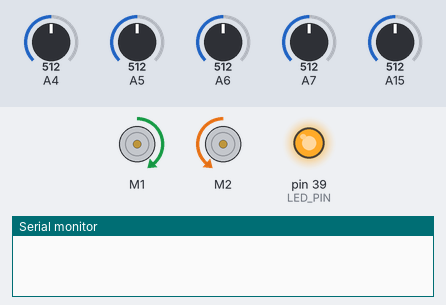
A sketch run on a simulated Arduino Mega 2560, built with avr-gcc and run on an emulated ATmega2560. Shown: 2 × DC motor (green arrow = forward, orange = backward, longer = faster), output pins drawn as LEDs (lit = HIGH), the last lines printed to the serial monitor. The test bench sets the inputs (shaded band); at power-on: A4 = 512, A5 = 512, A6 = 512, A7 = 512, A15 = 512.

Above: at 10.1 s.
At 20.7 s:
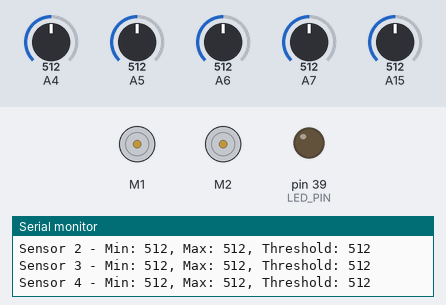
Timing chart, 0 to 27.6 s (numbered marks = the images above):
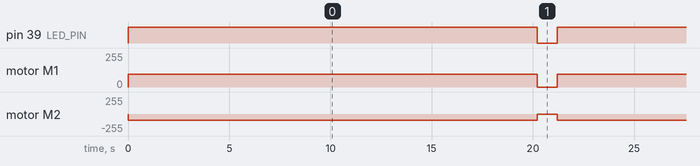

The sketch:

AaronLineFollowerV2.ino
```cpp
#include <DRV8835MotorShield.h>

// Pin definitions
#define LED_PIN 39
#define M1PWM 37
#define M1Phase 38
#define M2PWM 39
#define M2Phase 20

// Motor driver library call
DRV8835MotorShield motors(M1Phase, M1PWM, M2Phase, M2PWM);

// Variables
int minValues[5] = {0};
int maxValues[5] = {0};
int threshold[5] = {0};

// Pin assignments
int pins[] = {4, 5, 6, 7, 15}; // Define the pins to be calibrated
int numPins = 5; // Get the number of pins

void setup() {
  pinMode(LED_PIN, OUTPUT);
  Serial.begin(9600);

  // Assign initial values to min and max
  for (int i = 0; i < numPins; i++) {
    minValues[i] = analogRead(pins[i]);
    maxValues[i] = analogRead(pins[i]);
  }
}

void loop() {
  digitalWrite(LED_PIN, HIGH);
  calibrate();
  digitalWrite(LED_PIN, LOW);
  delay(1000);
}
/*
  while (true) {
    // Case for a sharp left turn or right turn
    if (analogRead(pins[1]) < threshold[1] && analogRead(pins[4]) > threshold[4]) {
      motors.setM1Speed(0);
      motors.setM2Speed(200);
    } else if (analogRead(pins[1]) > threshold[1] && analogRead(pins[4]) < threshold[4]) {
      motors.setM1Speed(200);
      motors.setM2Speed(0);
    }

    // Regular line follow using PID or otherwise
    else if (analogRead(pins[3]) < threshold[3]) {
      pid(); // To be implemented
    }
  }
}

*/

// To be done later
void pid() {
  // Placeholder for PID logic
}

// Spins the bot to calibrate thresholds for white and black surfaces
////using new millis fucntion to better time the loops
void calibrate() {
  unsigned long startTime = millis();  // Record the start time
  unsigned long calibrationDuration = 20000;  // Run calibration for 20 seconds

  motors.setSpeeds(150, -150);  // Spin the bot continuously during calibration

  while (millis() - startTime < calibrationDuration) {
    // Update min and max sensor values
    for (int j = 0; j < numPins; j++) {
      int value = analogRead(pins[j]);
      if (value < minValues[j]) {
        minValues[j] = value;
      }
      if (value > maxValues[j]) {
        maxValues[j] = value;
      }
    }
  }

  // Calculate thresholds
  for (int i = 0; i < numPins; i++) {
    threshold[i] = (minValues[i] + maxValues[i]) / 2;
  }

  // Print min, max, and threshold values for each sensor
  Serial.println("Calibration complete!");
  for (int i = 0; i < numPins; i++) {
    Serial.print("Sensor ");
    Serial.print(i);
    Serial.print(" - Min: ");
    Serial.print(minValues[i]);
    Serial.print(", Max: ");
    Serial.print(maxValues[i]);
    Serial.print(", Threshold: ");
    Serial.println(threshold[i]);
  }

  motors.setSpeeds(0, 0);  // Stop the motors after calibration
}
```

Measured:
- by itself, pin 39 (LED_PIN): alternates HIGH for 20.2 s and LOW for 1.0 s
- by itself, motor M1: alternates forward 95/255 for 20.2 s and stopped for 1.0 s
- by itself, motor M2: alternates backward 95/255 for 20.2 s and stopped for 1.0 s
